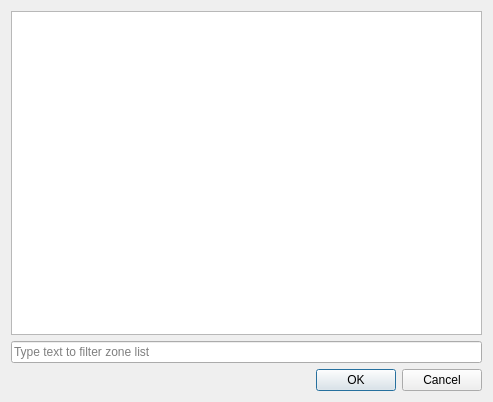
<?xml version="1.0" encoding="UTF-8"?>
<ui version="4.0">
 <class>SVZoneSelectionDialog</class>
 <widget class="QDialog" name="SVZoneSelectionDialog">
  <property name="geometry">
   <rect>
    <x>0</x>
    <y>0</y>
    <width>493</width>
    <height>402</height>
   </rect>
  </property>
  <property name="windowTitle">
   <string>Select zone</string>
  </property>
  <layout class="QVBoxLayout" name="verticalLayout">
   <item>
    <widget class="QListView" name="listView"/>
   </item>
   <item>
    <widget class="QLineEdit" name="lineEditFilter">
     <property name="placeholderText">
      <string>Type text to filter zone list</string>
     </property>
    </widget>
   </item>
   <item>
    <widget class="QDialogButtonBox" name="buttonBox">
     <property name="orientation">
      <enum>Qt::Horizontal</enum>
     </property>
     <property name="standardButtons">
      <set>QDialogButtonBox::Cancel|QDialogButtonBox::Ok</set>
     </property>
    </widget>
   </item>
  </layout>
 </widget>
 <resources/>
 <connections>
  <connection>
   <sender>buttonBox</sender>
   <signal>accepted()</signal>
   <receiver>SVZoneSelectionDialog</receiver>
   <slot>accept()</slot>
   <hints>
    <hint type="sourcelabel">
     <x>227</x>
     <y>382</y>
    </hint>
    <hint type="destinationlabel">
     <x>157</x>
     <y>274</y>
    </hint>
   </hints>
  </connection>
  <connection>
   <sender>buttonBox</sender>
   <signal>rejected()</signal>
   <receiver>SVZoneSelectionDialog</receiver>
   <slot>reject()</slot>
   <hints>
    <hint type="sourcelabel">
     <x>295</x>
     <y>388</y>
    </hint>
    <hint type="destinationlabel">
     <x>286</x>
     <y>274</y>
    </hint>
   </hints>
  </connection>
 </connections>
</ui>
